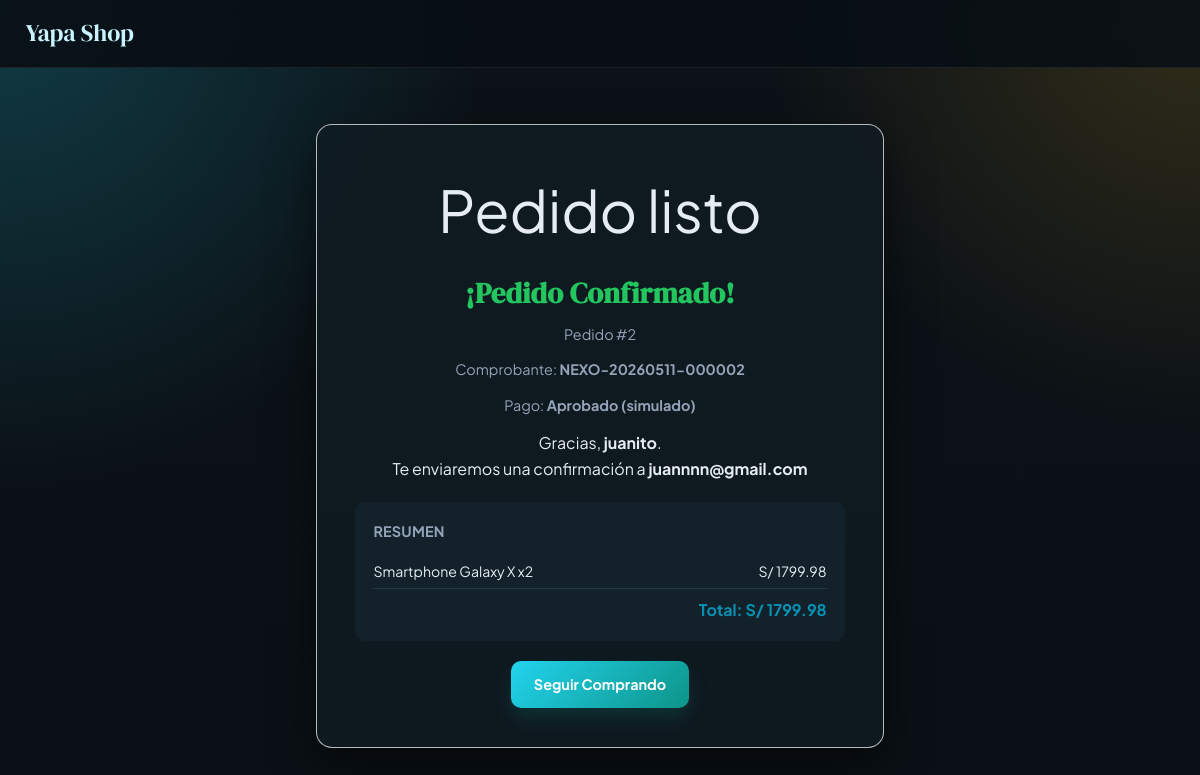
The page /store/order/2 on the database its author committed.
### models.py (models this page shows, shortened)
class Order(db.Model):
    __tablename__ = 'orders'
    id = db.Column(db.Integer, primary_key=True)
    session_id = db.Column(db.String(100), nullable=False)
    items_json = db.Column(db.Text, nullable=False, default='[]')  # JSON list of {product_id, qty, price}
    total = db.Column(db.Float, default=0.0)
    customer_name = db.Column(db.String(200), default='')
    customer_email = db.Column(db.String(200), default='')
    customer_address = db.Column(db.Text, default='')
    status = db.Column(db.String(50), default='pending')  # pending, confirmed, shipped, cancelled
    created_at = db.Column(db.DateTime, default=datetime.utcnow)
    @property
    def items(self):
        return json.loads(self.items_json)

### app.py (the view)
@app.route('/store/order/<int:order_id>')
def store_order_success(order_id):
    order = Order.query.get_or_404(order_id)
    receipt_code = generate_receipt_code(order)
    return render_template('store/order_success.html', order=order, receipt_code=receipt_code)

### app.py (called while the page is built, shortened)
def current_admin_user():
    return session.get('admin_user', 'anonymous')

def current_admin_role():
    return session.get('admin_role', 'guest')

def ensure_csrf_token():
    token = session.get('csrf_token')
    if not token:
        token = secrets.token_hex(16)
        session['csrf_token'] = token
    return token

@app.context_processor
def inject_session_context():
    return {
        'csrf_token': ensure_csrf_token(),
        'admin_role': current_admin_role(),
        'admin_user': current_admin_user(),
        'product_image_src': product_image_src,
        'product_image_proxy_src': product_image_proxy_src
    }

@app.before_request
def enforce_admin_csrf():
    return None

@app.after_request
def set_security_headers(response):
    response.headers['X-Content-Type-Options'] = 'nosniff'
    response.headers['X-Frame-Options'] = 'SAMEORIGIN'
    response.headers['Referrer-Policy'] = 'strict-origin-when-cross-origin'
    response.headers['X-XSS-Protection'] = '1; mode=block'
    csp = (
        "default-src 'self' https: data: 'unsafe-inline' 'unsafe-eval'; "
        "img-src 'self' https: http: data: blob:"
    )
    response.headers['Content-Security-Policy'] = csp
    return response

def generate_receipt_code(order):
    created_key = order.created_at.strftime('%Y%m%d') if order.created_at else datetime.utcnow().strftime('%Y%m%d')
    return f'NEXO-{created_key}-{order.id:06d}'

### templates/store/order_success.html (shortened to what this page needs)
<!DOCTYPE html>
<html lang="es">
<head>
    <link rel="stylesheet" href="{{ url_for('static', filename='css/style.css') }}">
</head>
<body class="store-page">
    <header class="store-header">
        <div class="header-inner">
            <a href="{{ url_for('store_home') }}" class="store-logo">Yapa Shop</a>
        </div>
    </header>
    <main class="success-page">
        <div class="success-container" id="order-success-container">
            <div class="success-icon">Pedido listo</div>
            <h1 id="order-success-title">¡Pedido Confirmado!</h1>
            <p class="order-id" id="order-id">Pedido #{{ order.id }}</p>
            <p class="order-id">Comprobante: <strong>{{ receipt_code }}</strong></p>
            <p class="order-id">Pago: <strong>Aprobado (simulado)</strong></p>
            <p>Gracias, <strong id="customer-name">{{ order.customer_name }}</strong>.</p>
            <p>Te enviaremos una confirmación a <strong id="customer-email">{{ order.customer_email }}</strong></p>
            <div class="order-summary" id="order-summary">
                <h2>Resumen</h2>
                {% for item in order.items %}
                <div class="order-item">
                    <span>{{ item.product_name }} x{{ item.qty }}</span>
                    <span>S/ {{ "%.2f"|format(item.price * item.qty) }}</span>
                </div>
                {% endfor %}
                <div class="order-total">
                    <strong>Total: S/ {{ "%.2f"|format(order.total) }}</strong>
                </div>
            </div>
            <div class="success-actions">
                <a href="{{ url_for('store_home') }}" class="btn btn-primary" id="btn-continue-shopping">Seguir Comprando</a>
            </div>
        </div>
    </main>
</body>
</html>

### static/css/style.css (style rules this page uses)
:root { --primary: #22d3ee; --primary-dark: #0891b2; --primary-soft: #103844; --success: #22c55e; --danger: #ef4444; --warning: #f59e0b; --accent: #fbbf24; --text: #e5edf2; --text-muted: #94a3b8; --bg: #0c1217; --bg-deep: #0f1a21; --card-bg: rgba(17, 27, 35, 0.82); --border: #243544; --sidebar-bg: #0b1218; --sidebar-text: #b8c9d6; --shadow: 0 10px 30px rgba(0, 0, 0, 0.35); --shadow-lg: 0 18px 45px rgba(0, 0, 0, 0.5); --radius: 16px; --radius-sm: 10px; }
* { box-sizing: border-box; margin: 0; padding: 0; }
body { font-family: 'Plus Jakarta Sans', sans-serif; color: var(--text); line-height: 1.6; background: radial-gradient(circle at 0% 0%, rgba(34, 211, 238, 0.22), transparent 34%), radial-gradient(circle at 100% 0%, rgba(251, 191, 36, 0.16), transparent 30%), linear-gradient(180deg, #0c1217 0%, #0a1015 100%); }
h1, h2, h3 { font-family: 'DM Serif Display', serif; letter-spacing: 0.2px; }
.btn { display: inline-flex; align-items: center; justify-content: center; gap: .5rem; padding: .75rem 1.4rem; border-radius: var(--radius-sm); font-family: inherit; font-size: .9rem; font-weight: 700; cursor: pointer; border: none; transition: transform .2s, box-shadow .2s, background .2s; text-decoration: none; }
.btn-primary { background: linear-gradient(135deg, var(--primary), #0d9488); color: #fff; box-shadow: 0 10px 18px rgba(15, 118, 110, .25); }
.store-header { position: sticky; top: 0; z-index: 100; backdrop-filter: blur(12px); background: rgba(8, 15, 21, 0.9); border-bottom: 1px solid rgba(255,255,255,.08); }
.header-inner { display: flex; align-items: center; gap: 1.3rem; max-width: 1400px; margin: 0 auto; padding: .9rem 1.6rem; }
.store-logo { font-family: 'DM Serif Display', serif; font-size: 1.5rem; font-weight: 400; color: #c9f4ff; text-decoration: none; }
.success-page { max-width: 620px; margin: 3.5rem auto; padding: 0 1.6rem; text-align: center; }
.success-container { background: var(--card-bg); padding: 2.4rem; border-radius: var(--radius); box-shadow: var(--shadow-lg); border: 1px solid rgba(255,255,255,.7); }
.success-icon { font-size: 3.6rem; margin-bottom: .9rem; }
.success-container h1 { font-size: 1.8rem; color: var(--success); margin-bottom: .4rem; }
.order-id { color: var(--text-muted); font-size: .9rem; margin-bottom: .8rem; }
.order-summary { text-align: left; background: #13212b; padding: 1.15rem; border-radius: var(--radius-sm); margin: 1.3rem 0; }
.order-summary h2 { font-size: .9rem; font-weight: 700; text-transform: uppercase; color: var(--text-muted); margin-bottom: .7rem; font-family: 'Plus Jakarta Sans', sans-serif; }
.order-item { display: flex; justify-content: space-between; padding: .35rem 0; font-size: .88rem; }
.order-total { display: flex; justify-content: flex-end; padding-top: .45rem; font-size: 1rem; font-weight: 800; color: var(--primary-dark); border-top: 1px solid var(--border); }
.success-actions { display: flex; gap: .8rem; justify-content: center; flex-wrap: wrap; }

### rows shown on the page
Order: id "2", customer_name "juanito", customer_email "juannnn@gmail.com", total "1799.98"

### other values the page prints
{{ receipt_code }} "NEXO-20260511-000002"
{{ item.product_name }} "Smartphone Galaxy X"
{{ item.qty }} "2"
{{ "%.2f"|format(item.price * item.qty) }} "1799.98"
